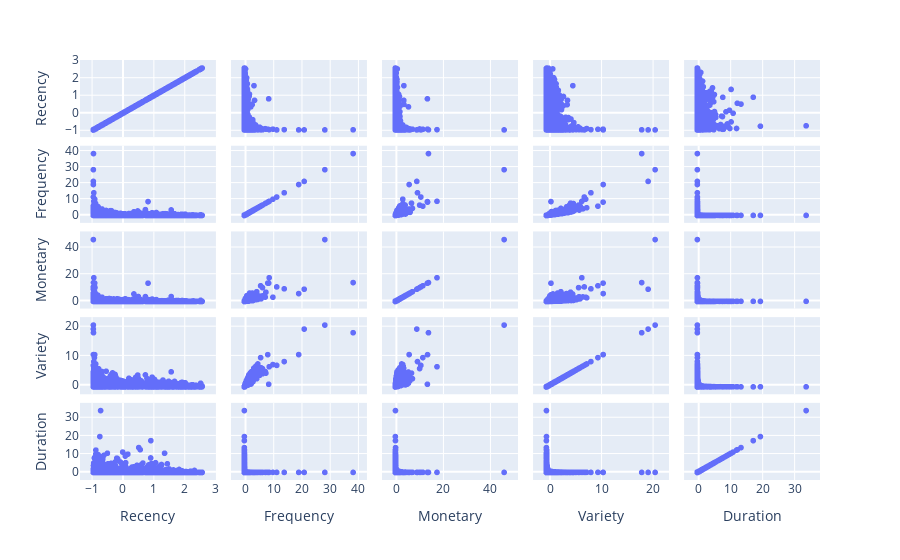

Notebook code for this chart:
### Markdown cell above
<!-- Note -->

<!-- 
Kmeans: Sensitive to outliers
DBSCAN: Affected by denisty distributions
Heirarchical clustring: Complex for large data
 -->

### Code cell
features = ['Recency', 'Frequency', 'Monetary', 'Variety', 'Duration']
fig = px.scatter_matrix(rfmvd_scaled, dimensions=features)
fig.show()

### Figure 1 — Plotly figure (JSON) as saved in the notebook; plotly's stock layout.template omitted (floating-point values rounded to 4 significant figures; data arrays with more than 128 entries replaced by an {"elided": "..."} marker saying what was removed)
{"data": [{"dimensions": [{"axis": {"matches": true}, "label": "Recency", "values": {"elided": "5678 float values"}}, {"axis": {"matches": true}, "label": "Frequency", "values": {"elided": "5678 float values"}}, {"axis": {"matches": true}, "label": "Monetary", "values": {"elided": "5678 float values"}}, {"axis": {"matches": true}, "label": "Variety", "values": {"elided": "5678 float values"}}, {"axis": {"matches": true}, "label": "Duration", "values": {"elided": "5678 float values"}}], "hovertemplate": "%{xaxis.title.text}=%{x}<br>%{yaxis.title.text}=%{y}<extra></extra>", "legendgroup": "", "marker": {"color": "#636efa", "symbol": "circle"}, "name": "", "showlegend": false, "type": "splom"}], "layout": {"dragmode": "select", "legend": {"tracegroupgap": 0}, "margin": {"t": 60}}}
